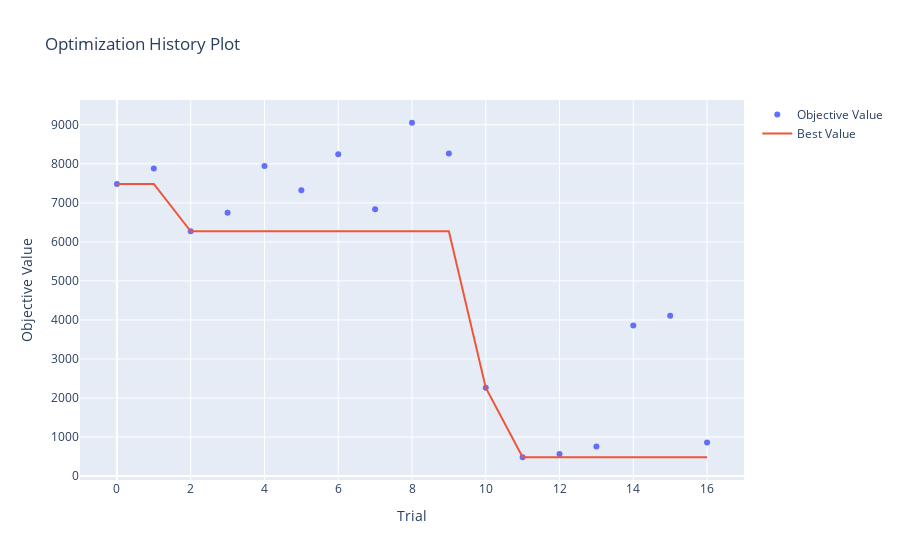

Source (notebook cell):
### Markdown cell above
## 5. Visualizaciones (0.5 puntos)

<p align="center">
  <img src="https://media.tenor.com/F-LgB1xTebEAAAAd/look-at-this-graph-nickelback.gif">
</p>


Satisfecho con su trabajo, Fiu le pregunta si es posible generar visualizaciones que permitan entender el entrenamiento de su modelo.

A partir del siguiente <a href = https://optuna.readthedocs.io/en/stable/tutorial/10_key_features/005_visualization.html#visualization>enlace</a>, genere las siguientes visualizaciones:

1. Gráfico de historial de optimización
2. Gráfico de coordenadas paralelas
3. Gráfico de importancia de hiperparámetros

Comente sus resultados:

4. ¿Desde qué *trial* se empiezan a observar mejoras notables en sus resultados?
5. ¿Qué tendencias puede observar a partir del gráfico de coordenadas paralelas?
6. ¿Cuáles son los hiperparámetros con mayor importancia para la optimización de su modelo?

### Code cell
from optuna.visualization import plot_optimization_history, plot_parallel_coordinate, plot_param_importances

plot_optimization_history(study)

### Figure 1 — Plotly figure (JSON) as saved in the notebook; plotly's stock layout.template omitted (floating-point values rounded to 4 significant figures)
{"data": [{"mode": "markers", "name": "Objective Value", "x": [0, 1, 2, 3, 4, 5, 6, 7, 8, 9, 10, 11, 12, 13, 14, 15, 16], "y": [7487.0, 7880.0, 6273.0, 6750.0, 7942.0, 7321.0, 8247.0, 6839.0, 9053.0, 8266.0, 2264.0, 482.2, 564.4, 758.0, 3858.0, 4111.0, 859.3], "type": "scatter"}, {"mode": "lines", "name": "Best Value", "x": [0, 1, 2, 3, 4, 5, 6, 7, 8, 9, 10, 11, 12, 13, 14, 15, 16], "y": [7487.0, 7487.0, 6273.0, 6273.0, 6273.0, 6273.0, 6273.0, 6273.0, 6273.0, 6273.0, 2264.0, 482.2, 482.2, 482.2, 482.2, 482.2, 482.2], "type": "scatter"}, {"marker": {"color": "#cccccc"}, "mode": "markers", "name": "Infeasible Trial", "showlegend": false, "x": [], "y": [], "type": "scatter"}], "layout": {"title": {"text": "Optimization History Plot"}, "xaxis": {"title": {"text": "Trial"}}, "yaxis": {"title": {"text": "Objective Value"}}}}
